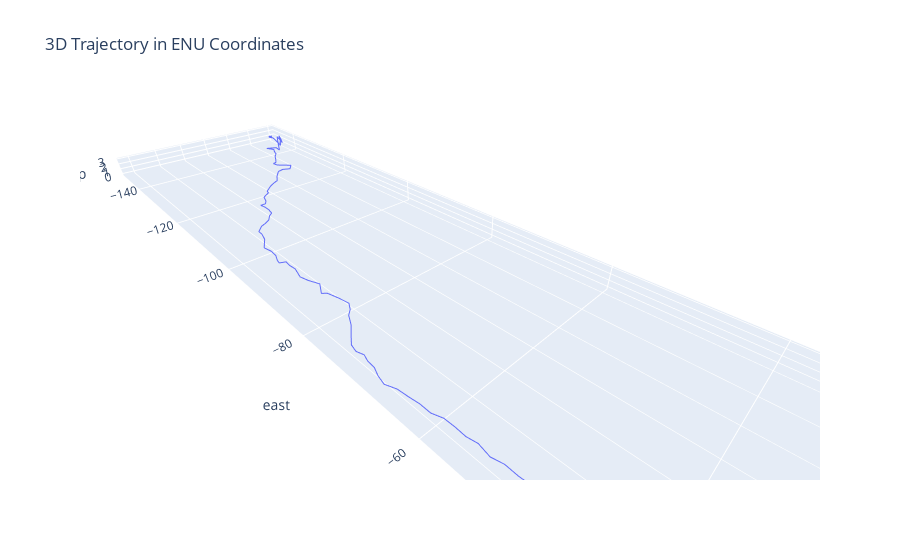

Notebook code for this chart:
### Code cell
import pymap3d as pm
lat0 = LocationDF.iloc[0]['latitude']  # deg
lon0 = LocationDF.iloc[0]['longitude']  # deg
h0 = LocationDF.iloc[0]['altitude']     # meters

def convert_to_enu(row):
    # Conversion using scalar reference points
    (east, north, up) = pm.geodetic2enu(row['latitude'], row['longitude'], row['altitude'], lat0, lon0, h0)
    return pd.Series([east, north, up], index=['east', 'north', 'up'])

# Apply the function to each row and create new columns
LocationENUDF = LocationDF.copy()
LocationENUDF[['east', 'north', 'up']] = LocationDF.apply(convert_to_enu, axis=1)

# Show first few results
print(LocationENUDF[['east', 'north', 'up']].head(3))

# Visualization using Plotly Express
fig = px.line_3d(LocationENUDF, x='north', y='east', z='up', title='3D Trajectory in ENU Coordinates')
fig.layout.scene.aspectmode='data'
fig.show()

### Figure 1 — Plotly figure (JSON) as saved in the notebook; plotly's stock layout.template omitted (floating-point values rounded to 4 significant figures; data arrays with more than 128 entries replaced by an {"elided": "..."} marker saying what was removed)
{"data": [{"hovertemplate": "north=%{x}<br>east=%{y}<br>up=%{z}<extra></extra>", "legendgroup": "", "line": {"color": "#636efa", "dash": "solid"}, "marker": {"symbol": "circle"}, "mode": "lines", "name": "", "scene": "scene", "showlegend": false, "type": "scatter3d", "x": {"elided": "145 float values"}, "y": {"elided": "145 float values"}, "z": {"elided": "145 float values"}}], "layout": {"legend": {"tracegroupgap": 0}, "scene": {"aspectmode": "data", "domain": {"x": [0, 1], "y": [0, 1]}, "xaxis": {"title": {"text": "north"}}, "yaxis": {"title": {"text": "east"}}, "zaxis": {"title": {"text": "up"}}}, "title": {"text": "3D Trajectory in ENU Coordinates"}}}
